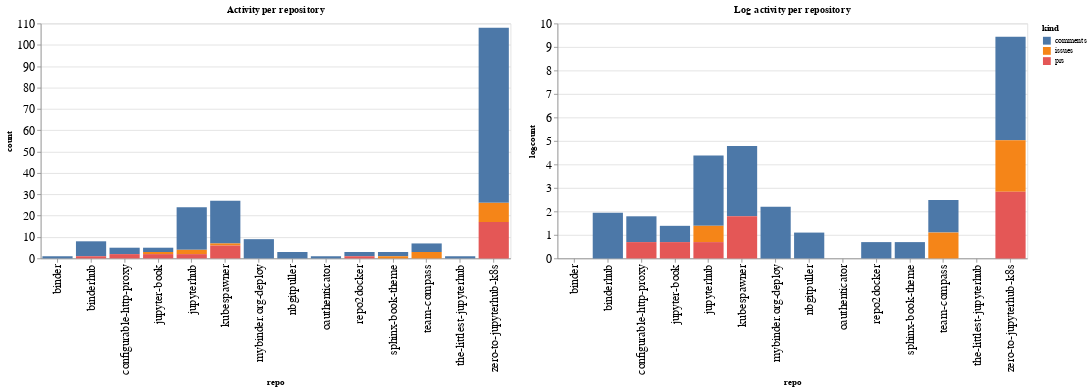

Notebook code for this chart:
### Code cell
ch1 = alt.Chart(repo_summaries, width=600, title="Activity per repository").mark_bar().encode(
    x='repo',
    y='count',
    color='kind',
    tooltip="kind"
)

ch2 = alt.Chart(repo_summaries, width=600, title="Log activity per repository").mark_bar().encode(
    x='repo',
    y='logcount',
    color='kind',
    tooltip="kind"
)

ch1 | ch2

### Figure 1 — Vega-Lite specification as saved in the notebook (floating-point values rounded to 4 significant figures)
{"config": {"axisLeft": {"labelFontSize": 15}, "axisBottom": {"labelFontSize": 15}}, "hconcat": [{"mark": "bar", "encoding": {"color": {"type": "nominal", "field": "kind"}, "tooltip": {"type": "nominal", "field": "kind"}, "x": {"type": "nominal", "field": "repo"}, "y": {"type": "quantitative", "field": "count"}}, "title": "Activity per repository", "width": 600}, {"mark": "bar", "encoding": {"color": {"type": "nominal", "field": "kind"}, "tooltip": {"type": "nominal", "field": "kind"}, "x": {"type": "nominal", "field": "repo"}, "y": {"type": "quantitative", "field": "logcount"}}, "title": "Log activity per repository", "width": 600}], "data": {"name": "data-ef5d861b8ba148ff49b110083527e1fc"}, "$schema": "https://vega.github.io/schema/vega-lite/v4.8.1.json", "datasets": {"data-ef5d861b8ba148ff49b110083527e1fc": [{"repo": "binder", "kind": "comments", "count": 1, "logcount": 0.0}, {"repo": "binderhub", "kind": "comments", "count": 7, "logcount": 1.946}, {"repo": "binderhub", "kind": "prs", "count": 1, "logcount": 0.0}, {"repo": "configurable-http-proxy", "kind": "comments", "count": 3, "logcount": 1.099}, {"repo": "configurable-http-proxy", "kind": "prs", "count": 2, "logcount": 0.6931}, {"repo": "jupyter-book", "kind": "comments", "count": 2, "logcount": 0.6931}, {"repo": "jupyter-book", "kind": "issues", "count": 1, "logcount": 0.0}, {"repo": "jupyter-book", "kind": "prs", "count": 2, "logcount": 0.6931}, {"repo": "jupyterhub", "kind": "comments", "count": 20, "logcount": 2.996}, {"repo": "jupyterhub", "kind": "issues", "count": 2, "logcount": 0.6931}, {"repo": "jupyterhub", "kind": "prs", "count": 2, "logcount": 0.6931}, {"repo": "kubespawner", "kind": "comments", "count": 20, "logcount": 2.996}, {"repo": "kubespawner", "kind": "issues", "count": 1, "logcount": 0.0}, {"repo": "kubespawner", "kind": "prs", "count": 6, "logcount": 1.792}, {"repo": "mybinder.org-deploy", "kind": "comments", "count": 9, "logcount": 2.197}, {"repo": "nbgitpuller", "kind": "comments", "count": 3, "logcount": 1.099}, {"repo": "oauthenticator", "kind": "comments", "count": 1, "logcount": 0.0}, {"repo": "repo2docker", "kind": "comments", "count": 2, "logcount": 0.6931}, {"repo": "repo2docker", "kind": "prs", "count": 1, "logcount": 0.0}, {"repo": "sphinx-book-theme", "kind": "comments", "count": 2, "logcount": 0.6931}, {"repo": "sphinx-book-theme", "kind": "issues", "count": 1, "logcount": 0.0}, {"repo": "team-compass", "kind": "comments", "count": 4, "logcount": 1.386}, {"repo": "team-compass", "kind": "issues", "count": 3, "logcount": 1.099}, {"repo": "the-littlest-jupyterhub", "kind": "comments", "count": 1, "logcount": 0.0}, {"repo": "zero-to-jupyterhub-k8s", "kind": "comments", "count": 82, "logcount": 4.407}, {"repo": "zero-to-jupyterhub-k8s", "kind": "issues", "count": 9, "logcount": 2.197}, {"repo": "zero-to-jupyterhub-k8s", "kind": "prs", "count": 17, "logcount": 2.833}]}}
